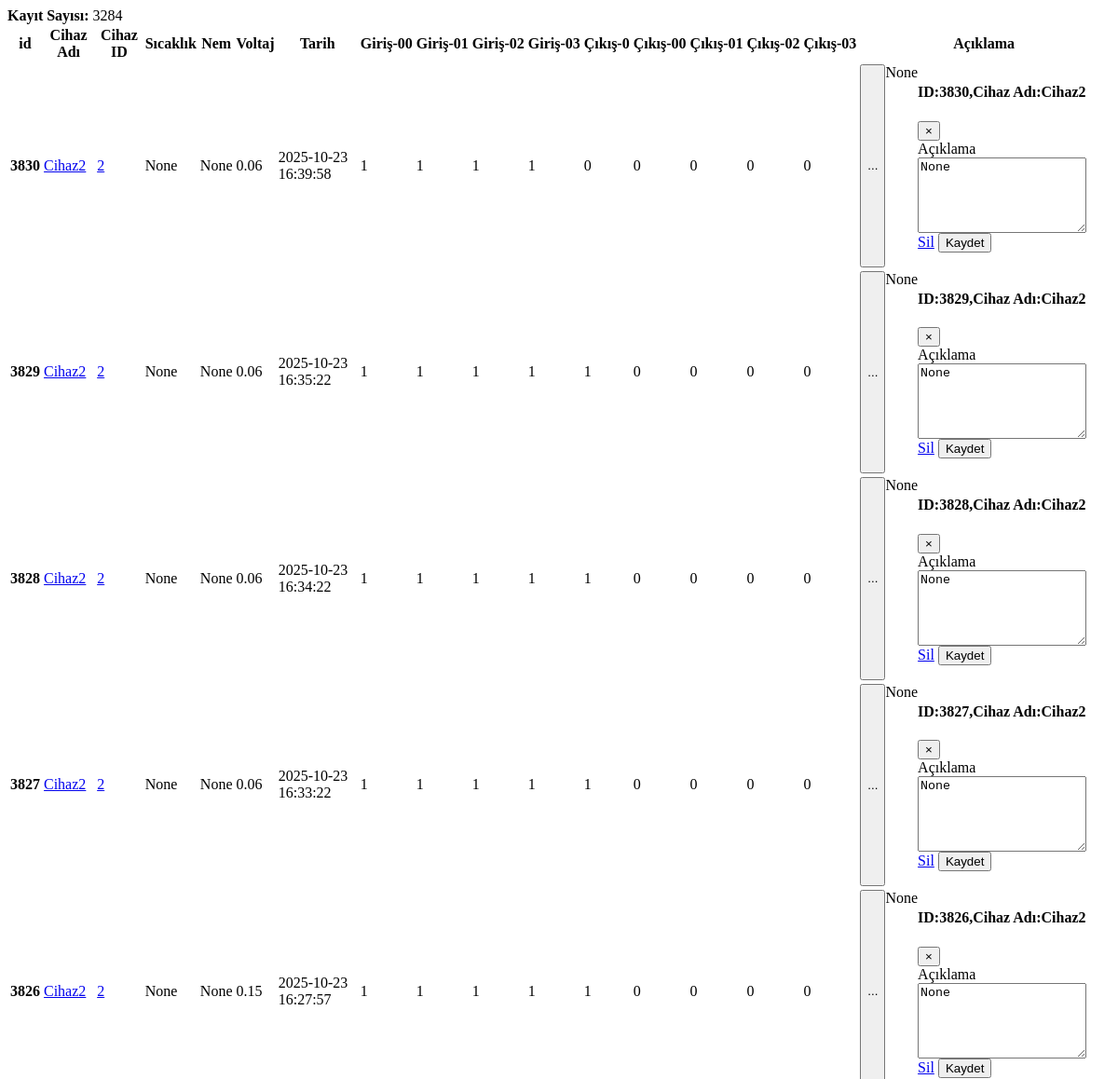
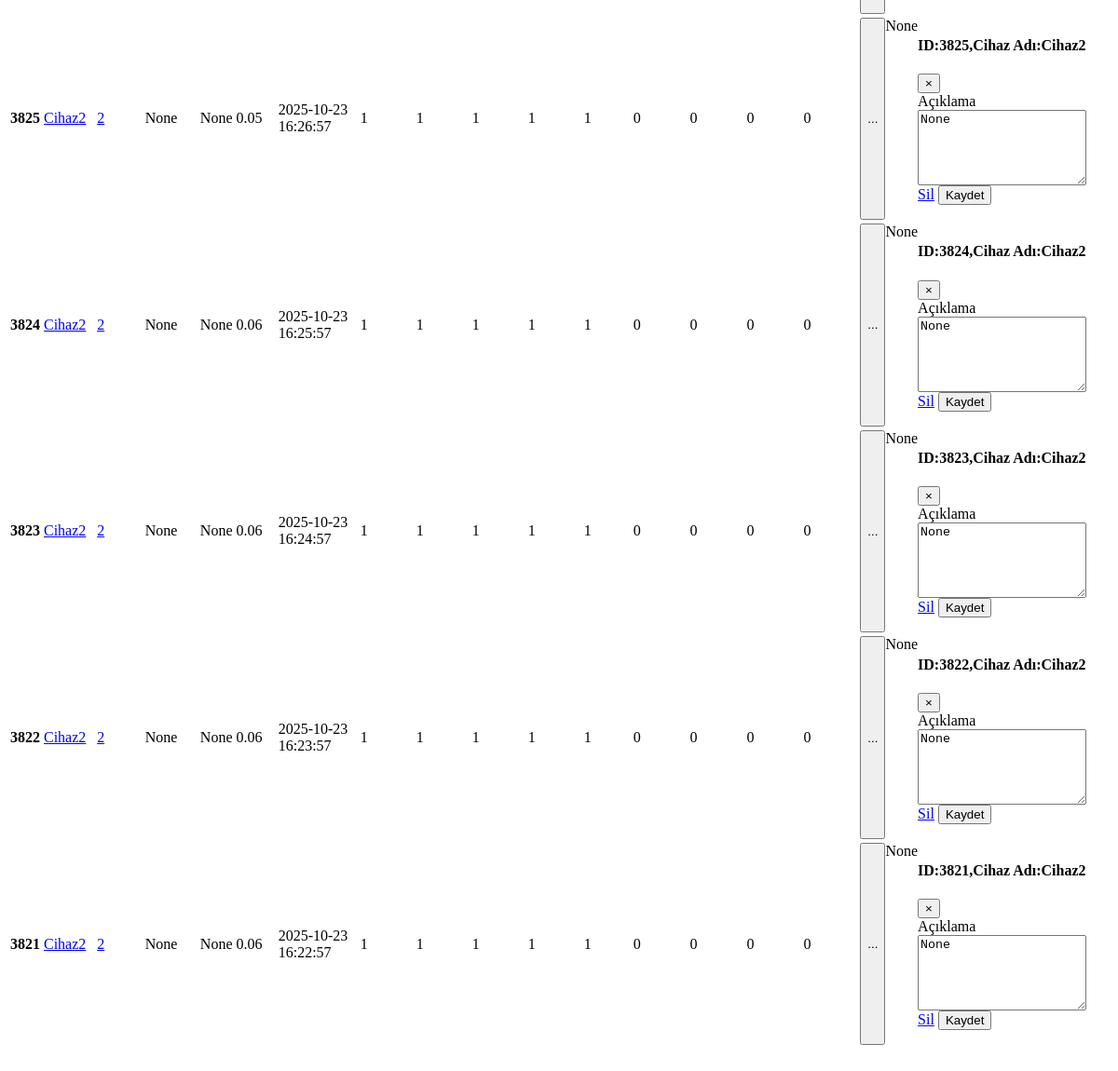
Page /tempList on the earlier database version (2 pictures, top to bottom).
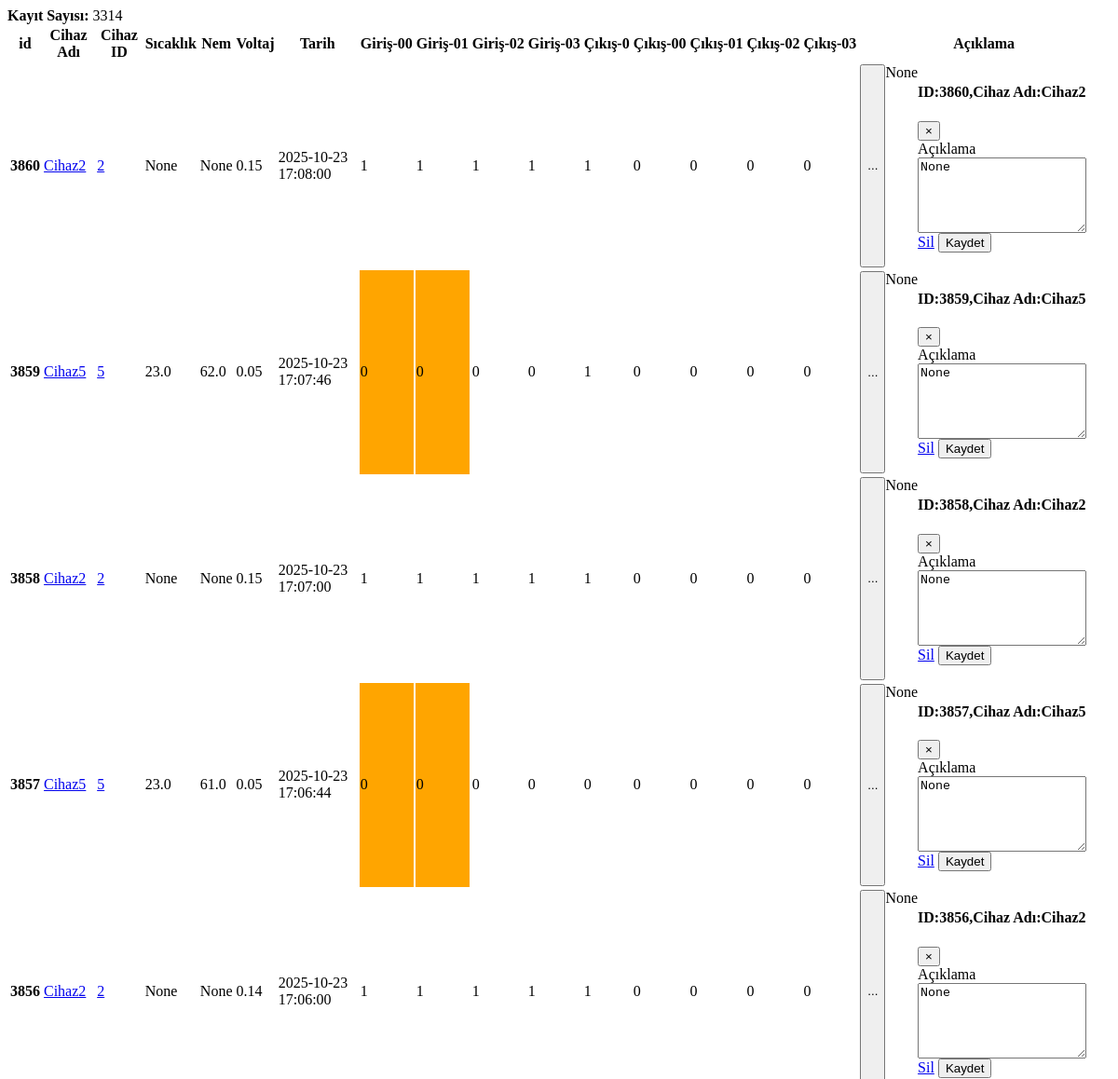
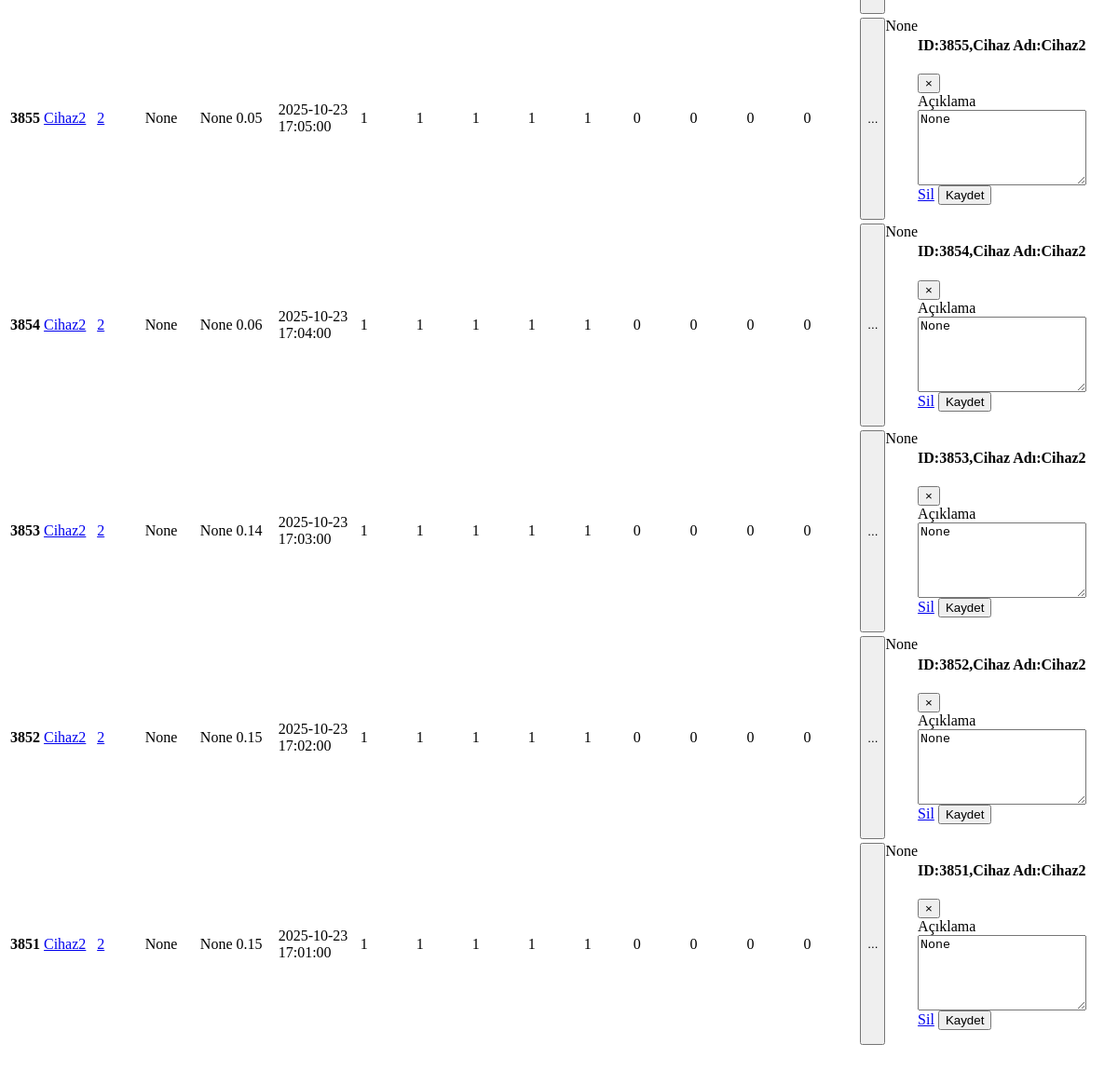
Same page on the later database version (2 pictures, top to bottom).
### app_monitor/models.py (models this page shows, shortened)
class Temperature(models.Model):
    id=models.BigAutoField(primary_key=True,db_column='ID')
    temperature=models.FloatField(blank=True,null=True)
    humidity=models.FloatField(blank=True,null=True)
    volcum=models.FloatField(blank=True,null=True)
    date=models.DateTimeField()
    mail=models.BooleanField(default=False)
    additionalText=models.CharField(blank=True,null=True, max_length=50)
    device_id=models.ForeignKey(Device,on_delete=models.CASCADE,null=True, blank=True)
    device_name=models.CharField(blank=True,null=True, max_length=50)
    cikis0=models.CharField(blank=True,null=True, max_length=5)
    cikis00=models.CharField(blank=True,null=True, max_length=5)
    cikis01=models.CharField(blank=True,null=True, max_length=5)
    cikis02=models.CharField(blank=True,null=True, max_length=5)
    cikis03=models.CharField(blank=True,null=True, max_length=5)
    input00=models.CharField(blank=True,null=True, max_length=1)
    input01=models.CharField(blank=True,null=True, max_length=1)
    input02=models.CharField(blank=True,null=True, max_length=1)
    input03=models.CharField(blank=True,null=True, max_length=1)
    tag_id=models.ForeignKey(RFID_Kisi,on_delete=models.CASCADE,null=True,blank=True)
    staff_name=models.CharField(blank=True,null=True, max_length=30)

class Device(models.Model):
    device_id=models.IntegerField(primary_key=True,db_column='ID')
    device_name=models.CharField(blank=True,null=True, max_length=20)
    device_ip=models.CharField(blank=True,null=True, max_length=20)
    device_port=models.IntegerField(blank=True,null=True)
    device_function=models.CharField(blank=True,null=True, max_length=20)
    device_state=models.BooleanField(blank=True,null=True,default=False) #241225
    def __str__(self):
        return(f"{self.device_id}")

### app_monitor/views.py (the view)
# urls.py: path('tempList',tempList,name="tempList"),
def tempList(request):
    tempsajax = Temperature.objects.order_by('-id')[:10]
    deviceAll = Temperature.objects.order_by('-id')
    kayit_sayisi_total_ajax = Temperature.objects.count()
    cihaz_isimleri_query=Temperature.objects.values("device_name").distinct()
    cihaz_isimleri=[]
    for cihaz in cihaz_isimleri_query:
        cihaz_isimleri.append(list(cihaz.values())[0]) #cihaz isimlerini dizi olarak elde ettik.
    print("Templist girdi....")
    paginator = Paginator(deviceAll, 10)  # Show 10 contacts per page.
    device_search_count = deviceAll.count()
    page_number = request.GET.get('page')
    devicePaginator = paginator.get_page(page_number)
    tempsajax = paginator.get_page(page_number)
    context=dict(
        tempsajax=tempsajax,
        devicePaginator=devicePaginator,
        kayit_sayisi_total_ajax=kayit_sayisi_total_ajax,
    )
    return render(request, 'app_monitor/temperature_ajax.html', context)

### app_monitor/templates/app_monitor/temperature_ajax.html (shortened to what this page needs)
<b>Kayıt Sayısı: </b>{{kayit_sayisi_total_ajax}} <br>
   <table class="table table-hover">
  <thead>
     <tr>
       <th scope="col">id</th>
       <th scope="col">Cihaz Adı</th>
       <th scope="col">Cihaz ID</th>
       <th scope="col">Sıcaklık</th>
       <th scope="col">Nem</th>
       <th scope="col">Voltaj</th>
       <th scope="col">Tarih</th>
       <th scope="col">Giriş-00</th>
       <th scope="col">Giriş-01</th>
       <th scope="col">Giriş-02</th>
       <th scope="col">Giriş-03</th>
       <th scope="col">Çıkış-0</th>
       <th scope="col">Çıkış-00</th>
       <th scope="col">Çıkış-01</th>
       <th scope="col">Çıkış-02</th>
       <th scope="col">Çıkış-03</th>
       <th scope="col">Açıklama</th>
     </tr>
   </thead>
 <tbody>
 {% for temp in devicePaginator %}
   <tr>
       {% if temp.temperature >= 45 %}
     <th scope="row" style="background-color:#FF0000">{{temp.id}}</th>
     <td style="background-color:#FF0000">{{temp.temperature}}</td>
      <td style="background-color:#FF0000"> {{temp.date|date:'Y-m-d H:i:s'}}</td>
           {% if temp.mailSend == False %}
           <td style="background-color:#FF0000"> {{temp.mailSend}}</td>
           {% else %}
           <td style="background-color:#0000FF"> {{temp.mailSend}}</td>
           {% endif %}
       {% else %}
     <th scope="row" >{{temp.id}}</th>
     <td> <a target="_blank" href="/app_monitor/cihazlar/cihaz_adi={{temp.device_name}}" >{{temp.device_name}}</a> </td>
     <td> <a target="_blank" href="/app_monitor/cihazlar/cihaz_id={{temp.device_id}}" >{{temp.device_id}}</a> </td>
     <td >{{temp.temperature}}</td>
     <td >{{temp.humidity}}</td>
     <td >{{temp.volcum}}</td>
     <td > {{temp.date|date:'Y-m-d H:i:s'}}</td>
     {% if temp.input00 == "0" %} <td style="background-color:orange">{{temp.input00}}</td> {% else %} <td >{{temp.input00}}</td> {% endif %}
     {% if temp.input01 == "0" %} <td style="background-color:orange;">{{temp.input01}}</td> {% else %} <td >{{temp.input01}}</td> {% endif %}
     <td >{{temp.input02}}</td>
     <td >{{temp.input03}}</td>
     <td >{{temp.cikis0}}</td>
     <td >{{temp.cikis00}}</td>
     <td >{{temp.cikis01}}</td>
     <td >{{temp.cikis02}}</td>
     <td >{{temp.cikis03}}</td>
     <td style="display: flex;text-align:start;vertical-align:middle">
      <button type="button" data-bs-toggle="modal" data-bs-target="#modal{{temp.id}}" data-bs-toggle="modal">...</button>
      <span class="d-inline-block text-truncate" style="max-width: 150px;" >{{temp.additionalText}}</span>
      <div class="modal" id="modal{{temp.id}}" data-bs-backdrop="static" tabindex="-1">
        <div class="modal-dialog">
          <div class="modal-content">
            <div class="modal-header">
              <h4 class="modal-title">ID:{{temp.id}},Cihaz Adı:{{temp.device_name}}  </h4>
              <button type="button" class="close" data-bs-dismiss="modal">&times;</button>
            </div>
            <form action="/app_monitor/additional_text">
            <div class="modal-body">
                <div class="mb-3">
                  <label for="acknowledge">Açıklama</label>
                  <textarea class="form-control" name="additional_text" id="additional_text" rows="5" >{{temp.additionalText}}</textarea>
                </div>
              </div>
              <div class="modal-footer">
                <a class="btn btn-secondary" href="/app_monitor/additional_text_sil/{{temp.id}}" > Sil</a>
                <button type="submit" class="btn btn-primary" data-bs-dismiss="modal" id="modal_kaydet">Kaydet </button>
              </div>
            </form>
          </div>
        </div>
      </div>
    </td>
     {% endif %}
   </tr>
 {% endfor %}
 </tbody>
</table>

Differences in the rows shown:
no longer on this page (row unchanged): Temperature: id "3830", device_name "Cihaz2", device_id "2", temperature "None", humidity "None", volcum "0.06", date "2025-10-23 16:39:58", input00 "1", input01 "1", input02 "1", input03 "1", cikis0 "0", cikis00 "0", cikis01 "0", cikis02 "0", cikis03 "0", additionalText "None", additional_text "None"
no longer on this page (row unchanged): Temperature: id "3829", device_name "Cihaz2", device_id "2", temperature "None", humidity "None", volcum "0.06", date "2025-10-23 16:35:22", input00 "1", input01 "1", input02 "1", input03 "1", cikis0 "1", cikis00 "0", cikis01 "0", cikis02 "0", cikis03 "0", additionalText "None", additional_text "None"
no longer on this page (row unchanged): Temperature: id "3828", device_name "Cihaz2", device_id "2", temperature "None", humidity "None", volcum "0.06", date "2025-10-23 16:34:22", input00 "1", input01 "1", input02 "1", input03 "1", cikis0 "1", cikis00 "0", cikis01 "0", cikis02 "0", cikis03 "0", additionalText "None", additional_text "None"
no longer on this page (row unchanged): Temperature: id "3827", device_name "Cihaz2", device_id "2", temperature "None", humidity "None", volcum "0.06", date "2025-10-23 16:33:22", input00 "1", input01 "1", input02 "1", input03 "1", cikis0 "1", cikis00 "0", cikis01 "0", cikis02 "0", cikis03 "0", additionalText "None", additional_text "None"
no longer on this page (row unchanged): Temperature: id "3826", device_name "Cihaz2", device_id "2", temperature "None", humidity "None", volcum "0.15", date "2025-10-23 16:27:57", input00 "1", input01 "1", input02 "1", input03 "1", cikis0 "1", cikis00 "0", cikis01 "0", cikis02 "0", cikis03 "0", additionalText "None", additional_text "None"
no longer on this page (row unchanged): Temperature: id "3825", device_name "Cihaz2", device_id "2", temperature "None", humidity "None", volcum "0.05", date "2025-10-23 16:26:57", input00 "1", input01 "1", input02 "1", input03 "1", cikis0 "1", cikis00 "0", cikis01 "0", cikis02 "0", cikis03 "0", additionalText "None", additional_text "None"
no longer on this page (row unchanged): Temperature: id "3824", device_name "Cihaz2", device_id "2", temperature "None", humidity "None", volcum "0.06", date "2025-10-23 16:25:57", input00 "1", input01 "1", input02 "1", input03 "1", cikis0 "1", cikis00 "0", cikis01 "0", cikis02 "0", cikis03 "0", additionalText "None", additional_text "None"
no longer on this page (row unchanged): Temperature: id "3823", device_name "Cihaz2", device_id "2", temperature "None", humidity "None", volcum "0.06", date "2025-10-23 16:24:57", input00 "1", input01 "1", input02 "1", input03 "1", cikis0 "1", cikis00 "0", cikis01 "0", cikis02 "0", cikis03 "0", additionalText "None", additional_text "None"
no longer on this page (row unchanged): Temperature: id "3822", device_name "Cihaz2", device_id "2", temperature "None", humidity "None", volcum "0.06", date "2025-10-23 16:23:57", input00 "1", input01 "1", input02 "1", input03 "1", cikis0 "1", cikis00 "0", cikis01 "0", cikis02 "0", cikis03 "0", additionalText "None", additional_text "None"
no longer on this page (row unchanged): Temperature: id "3821", device_name "Cihaz2", device_id "2", temperature "None", humidity "None", volcum "0.06", date "2025-10-23 16:22:57", input00 "1", input01 "1", input02 "1", input03 "1", cikis0 "1", cikis00 "0", cikis01 "0", cikis02 "0", cikis03 "0", additionalText "None", additional_text "None"
added Temperature: id "3860", device_name "Cihaz2", device_id "2", temperature "None", humidity "None", volcum "0.15", date "2025-10-23 17:08:00", input00 "1", input01 "1", input02 "1", input03 "1", cikis0 "1", cikis00 "0", cikis01 "0", cikis02 "0", cikis03 "0", additionalText "None", additional_text "None"
added Temperature: id "3859", device_name "Cihaz5", device_id "5", temperature "23.0", humidity "62.0", volcum "0.05", date "2025-10-23 17:07:46", input00 "0", input01 "0", input02 "0", input03 "0", cikis0 "1", cikis00 "0", cikis01 "0", cikis02 "0", cikis03 "0", additionalText "None", additional_text "None"
added Temperature: id "3858", device_name "Cihaz2", device_id "2", temperature "None", humidity "None", volcum "0.15", date "2025-10-23 17:07:00", input00 "1", input01 "1", input02 "1", input03 "1", cikis0 "1", cikis00 "0", cikis01 "0", cikis02 "0", cikis03 "0", additionalText "None", additional_text "None"
added Temperature: id "3857", device_name "Cihaz5", device_id "5", temperature "23.0", humidity "61.0", volcum "0.05", date "2025-10-23 17:06:44", input00 "0", input01 "0", input02 "0", input03 "0", cikis0 "0", cikis00 "0", cikis01 "0", cikis02 "0", cikis03 "0", additionalText "None", additional_text "None"
added Temperature: id "3856", device_name "Cihaz2", device_id "2", temperature "None", humidity "None", volcum "0.14", date "2025-10-23 17:06:00", input00 "1", input01 "1", input02 "1", input03 "1", cikis0 "1", cikis00 "0", cikis01 "0", cikis02 "0", cikis03 "0", additionalText "None", additional_text "None"
added Temperature: id "3855", device_name "Cihaz2", device_id "2", temperature "None", humidity "None", volcum "0.05", date "2025-10-23 17:05:00", input00 "1", input01 "1", input02 "1", input03 "1", cikis0 "1", cikis00 "0", cikis01 "0", cikis02 "0", cikis03 "0", additionalText "None", additional_text "None"
added Temperature: id "3854", device_name "Cihaz2", device_id "2", temperature "None", humidity "None", volcum "0.06", date "2025-10-23 17:04:00", input00 "1", input01 "1", input02 "1", input03 "1", cikis0 "1", cikis00 "0", cikis01 "0", cikis02 "0", cikis03 "0", additionalText "None", additional_text "None"
added Temperature: id "3853", device_name "Cihaz2", device_id "2", temperature "None", humidity "None", volcum "0.14", date "2025-10-23 17:03:00", input00 "1", input01 "1", input02 "1", input03 "1", cikis0 "1", cikis00 "0", cikis01 "0", cikis02 "0", cikis03 "0", additionalText "None", additional_text "None"
added Temperature: id "3852", device_name "Cihaz2", device_id "2", temperature "None", humidity "None", volcum "0.15", date "2025-10-23 17:02:00", input00 "1", input01 "1", input02 "1", input03 "1", cikis0 "1", cikis00 "0", cikis01 "0", cikis02 "0", cikis03 "0", additionalText "None", additional_text "None"
added Temperature: id "3851", device_name "Cihaz2", device_id "2", temperature "None", humidity "None", volcum "0.15", date "2025-10-23 17:01:00", input00 "1", input01 "1", input02 "1", input03 "1", cikis0 "1", cikis00 "0", cikis01 "0", cikis02 "0", cikis03 "0", additionalText "None", additional_text "None"
Other differences:
{{ kayit_sayisi_total_ajax }}: "3284" → "3314"
